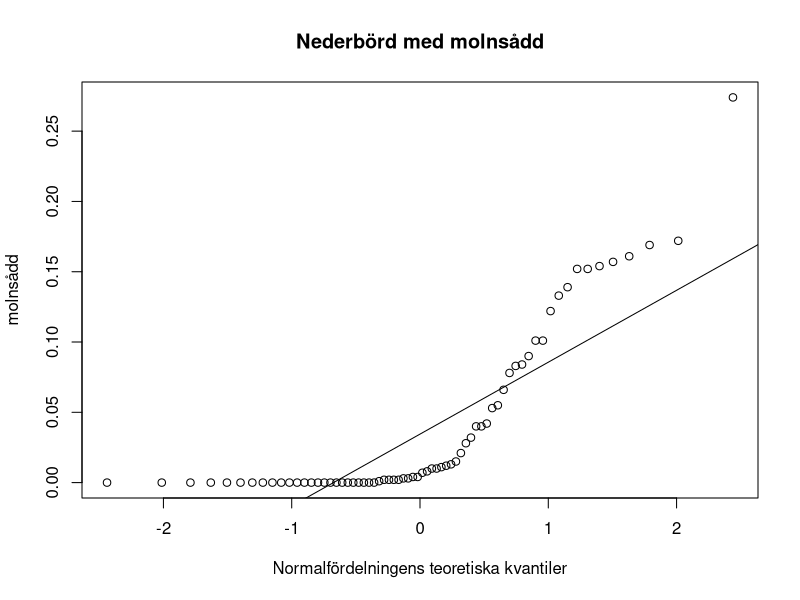
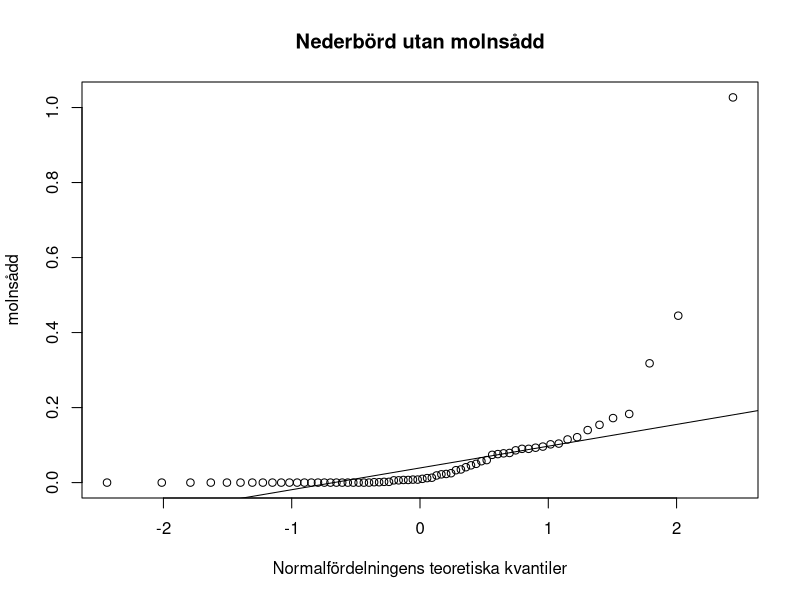
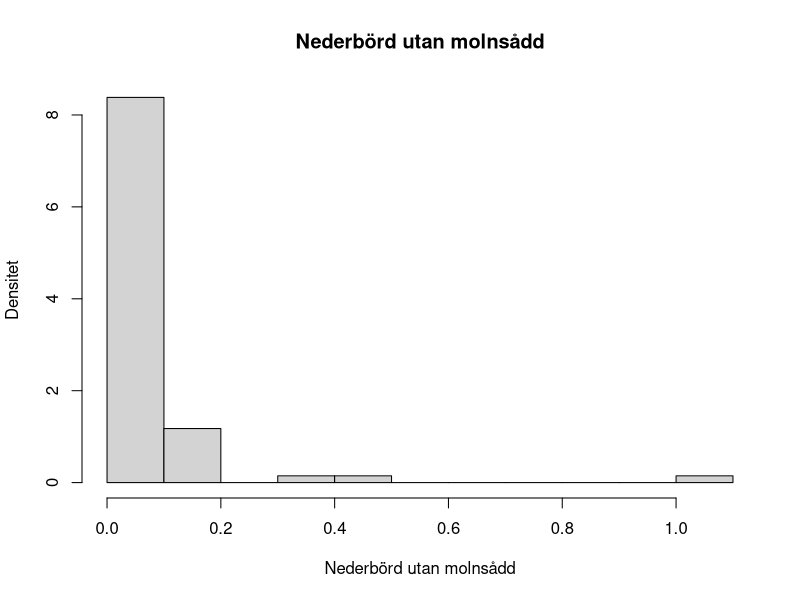
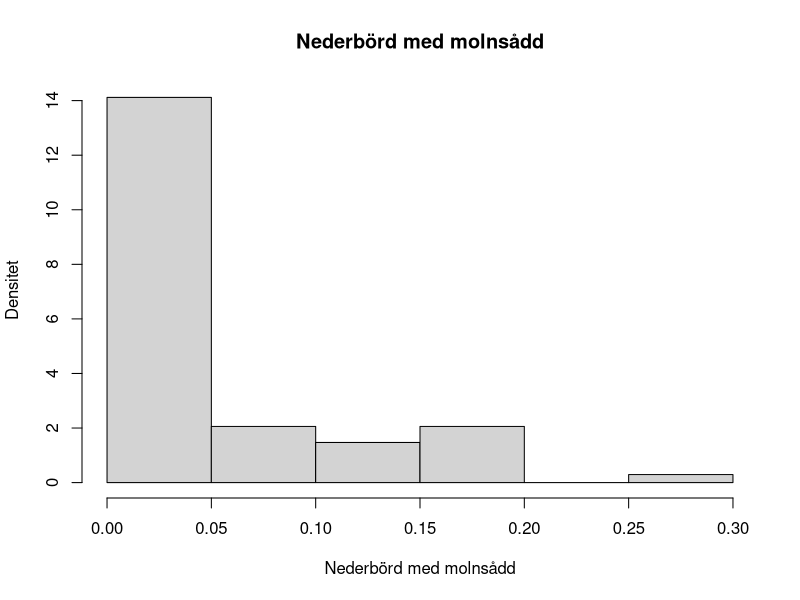
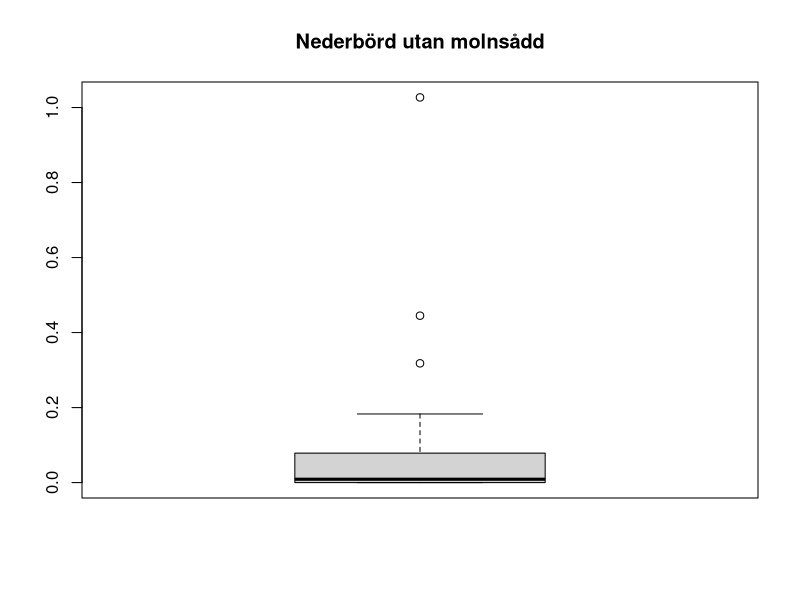
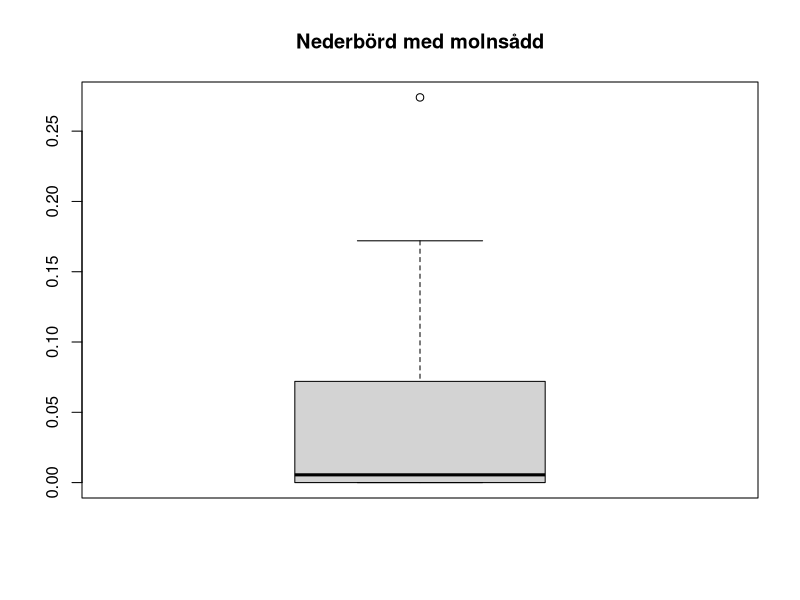
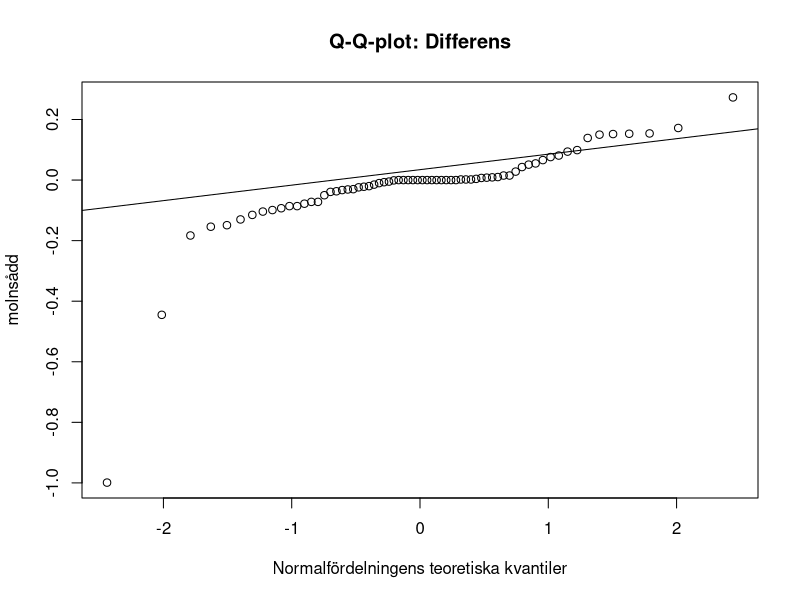
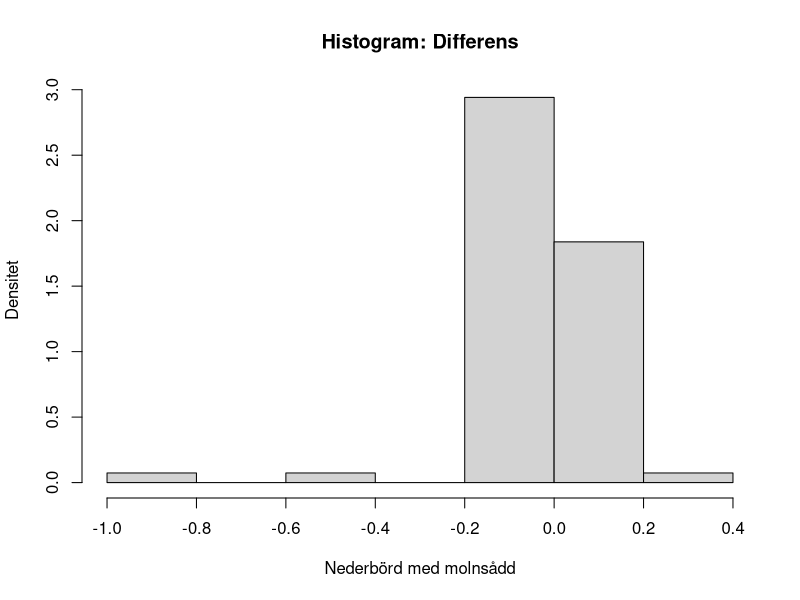

Write R code to recreate these figures, in order.
## ---- chunk 1
arizona <- read.csv("arizona.csv", header = FALSE)
year <- arizona$V1
seed <- arizona$V2
nonseed <- arizona$V3
qqnorm(seed,main = 'Nederbörd med molnsådd', ylab= 'Nederbörd med
molnsådd', xlab= 'Normalfördelningens teoretiska kvantiler')
qqline(seed)
## ---- chunk 2
qqnorm(nonseed,main = 'Nederbörd utan molnsådd', ylab= 'Nederbörd utan
molnsådd', xlab= 'Normalfördelningens teoretiska kvantiler')
qqline(nonseed)
## ---- chunk 3
hist(nonseed,prob = TRUE, main = 'Nederbörd utan molnsådd', ylab =
       'Densitet', xlab = 'Nederbörd utan molnsådd')
## ---- chunk 4
hist(seed,prob = TRUE, main = 'Nederbörd med molnsådd', ylab =
       'Densitet', xlab = 'Nederbörd med molnsådd')
## ---- chunk 5
boxplot(nonseed, main = 'Nederbörd utan molnsådd')
## ---- chunk 6
boxplot(seed, main = 'Nederbörd med molnsådd')
## ---- chunk 7
differ <- seed-nonseed
qqnorm(differ,main = 'Q-Q-plot: Differens', ylab= 'Nederbörd med
molnsådd', xlab= 'Normalfördelningens teoretiska kvantiler')
qqline(seed)
## ---- chunk 8
hist(differ,prob = TRUE, main = 'Histogram: Differens', ylab =
       'Densitet', xlab = 'Nederbörd med molnsådd')
## ---- chunk 9
boxplot(differ, main = 'Boxplot: Differens')
## ---- chunk 10
wilcox.test(seed, nonseed, alternative ="greater",paired = TRUE, conf.level = 0.95) #vi har samma mängd på 2 grupper, och kan se datan beroende, därför paired= TRUE
## ---- chunk 11
oregon <- read.csv("oregon.csv", header = FALSE) 
trial <- oregon$V1
typ1 <- oregon$V2
typ2 <- oregon$V3
nonseed1 <- typ1[trial == 1]
seed1 <- typ1[trial == 2]
nonseed2 <- typ2[trial == 1]
seed2 <- typ2[trial == 2]
qqnorm(seed1,main = 'Nederbörd med molnsådd i område 1', ylab= 'Nederbörd med
molnsådd', xlab= 'Normalfördelningens teoretiska kvantiler')
qqline(seed1)
## ---- chunk 12
qqnorm(nonseed1,main = 'Nederbörd utan molnsådd i område 1', ylab= 'Nederbörd utan
molnsådd', xlab= 'Normalfördelningens teoretiska kvantiler')
qqline(nonseed1)
## ---- chunk 13
qqnorm(seed2,main = 'Nederbörd med molnsådd i område 2', ylab= 'Nederbörd med
molnsådd', xlab= 'Normalfördelningens teoretiska kvantiler')
qqline(seed2)
## ---- chunk 14
qqnorm(nonseed2,main = 'Nederbörd utan molnsådd i område 2', ylab= 'Nederbörd utan
molnsådd', xlab= 'Normalfördelningens teoretiska kvantiler')
qqline(nonseed2)
## ---- chunk 15
hist(nonseed1,prob = TRUE, main = 'Nederbörd utan molnsådd i område 1', ylab =
       'Densitet', xlab = 'Nederbörd utan molnsådd')
## ---- chunk 16
hist(seed1,prob = TRUE, main = 'Nederbörd med molnsådd i område 1', ylab =
       'Densitet', xlab = 'Nederbörd med molnsådd')
## ---- chunk 17
hist(nonseed2,prob = TRUE, main = 'Nederbörd utan molnsådd i område 2', ylab =
       'Densitet', xlab = 'Nederbörd utan molnsådd')
## ---- chunk 18
hist(seed2,prob = TRUE, main = 'Nederbörd med molnsådd i område 2', ylab =
       'Densitet', xlab = 'Nederbörd med molnsådd')
## ---- chunk 19
boxplot(nonseed1,  main = 'Nederbörd utan molnsådd i område 1')
## ---- chunk 20
boxplot(seed1, main = 'Nederbörd med molnsådd i område 1')
## ---- chunk 21
boxplot(nonseed2, main = 'Nederbörd utan molnsådd i område 2')
## ---- chunk 22
boxplot(seed2, main = 'Nederbörd med molnsådd i område 2')
## ---- chunk 23
result1 <- wilcox.test(seed1, nonseed1, alternative = "greater", paired = FALSE, conf.level = 0.95) # två grupper har olika mängd, därför är de oberoende (paired=FALSE)
print(result1)
## ---- chunk 24
result2 <- wilcox.test(seed2, nonseed2, alternative = "greater", paired = FALSE, conf.level = 0.95)
print(result2)
